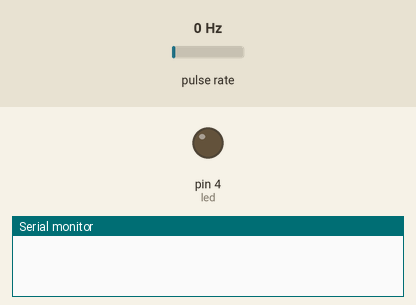
Bench run of a sketch on a simulated Arduino Uno, built with avr-gcc and run on an emulated ATmega328P. Parts: output pins drawn as LEDs (lit = HIGH), the last lines printed to the serial monitor. Wiring (inferred from the names in the program): pulse sensor: data pin 2. Dashed ring = blinking. Inputs (shaded band) come from the test bench; at power-on: pulse rate 0 Hz.

Above: at 1.2 s.
1.3 s: pulse rate (sensor on pin 2) set to 4 Hz
At 4.2 s:
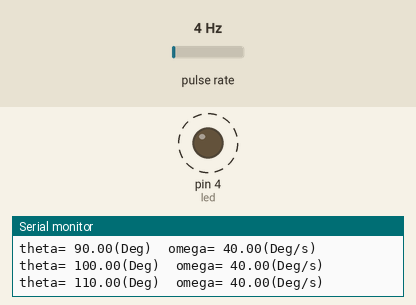
4.3 s: pulse rate (sensor on pin 2) set to 50 Hz
At 7.56 s:
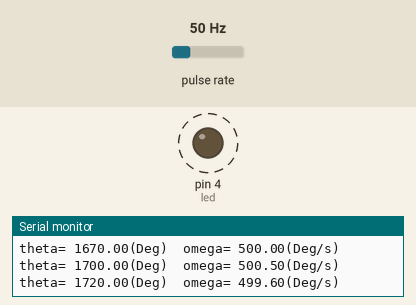
Timing chart, 0 to 13.3 s (numbered marks = the images above; inputs shaded):
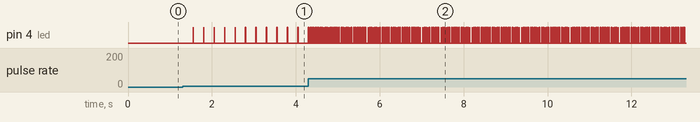

Measured:
- after the input at 1.3 s, pin 4 (led): alternates HIGH for 0.01 s and LOW for 0.24 s, starting after 0.25 s
- after the input at 4.3 s, pin 4 (led): alternates HIGH for 0.01 s and LOW for 0.03 s, starting at once

The sketch:

Assignment_3.ino
```cpp
const int encoder = 2; // The encoder output is connected to the PIN 2 of the arduino uno
const int led = 4;     // The LED is connected to the PIN 4 of the arduino uno

const int debouncing_treshold = 1000; // The bouncing time is set to 1 milisecond

const int slots_count = 36; // The number of the slots on the paper
float resolution;           // The resolution of the encoder

volatile long current_time;            // To save the time of the current pulse
volatile long previous_pulse_time = 0; // To save the time of the previous pulse
volatile long pulse_counter = 0;       // The variable to count the number of the pulses

volatile bool pulse_flag = false; // To check the pulse occurance to print in the serial monitor
volatile float theta, omega;      // The values of theta and omega

void setup()
{
    resolution = 360.0 / slots_count; // The resolution is related to the number of slots
    Serial.begin(9600);               // The baud rate is set to 9600 Hz
    pinMode(encoder, INPUT_PULLUP);   // The encoder is defined as pullup input
    pinMode(led, OUTPUT);
    attachInterrupt(digitalPinToInterrupt(encoder), encoder_pulse_handler_rising, RISING);   // Attach the encoder_pulse_handler_rising function for the rising pulse
    attachInterrupt(digitalPinToInterrupt(encoder), encoder_pulse_handler_falling, FALLING); // Attach the encoder_pulse_handler_falling function for the falling pulse
}

void loop()
{
    // if recieved a pulse, blink the LED and print the values of position and speed
    if (pulse_flag)
    {
        digitalWrite(led, 1);
        delay(10);
        digitalWrite(led, 0);
        Serial.print("theta= ");
        Serial.print(theta);
        Serial.print("(Deg)");
        Serial.print("\tomega= ");
        Serial.print(omega);
        Serial.println("(Deg/s)");
        delay(10);
        pulse_flag = false;
    }
}

// The function for the rising pulse
void encoder_pulse_handler_rising()
{
    current_time = micros();
    if (current_time - previous_pulse_time > debouncing_treshold) // To prevent bouncing
        previous_pulse_time = micros();                           // Save the time of the first pulse
}

// The function for the falling pulse
void encoder_pulse_handler_falling()
{
    current_time = micros();
    if (current_time - previous_pulse_time > debouncing_treshold) // To prevent bouncing
    {
        pulse_counter += 1;                                                                 // Count the pulse
        theta = pulse_counter * resolution;                                                 // Update the value of theta
        omega = resolution * 1000.0 * 1000.0 / float((current_time - previous_pulse_time)); // Update the value of the omega
        pulse_flag = true;
        previous_pulse_time = current_time; // Update the previous time to the current time
    }
}
```
